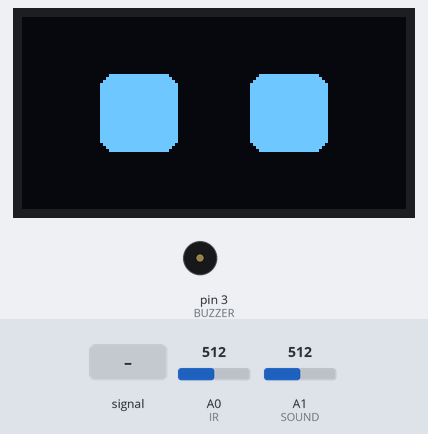
Recording of a sketch running on a simulated Arduino Uno, built with avr-gcc and run on an emulated ATmega328P. Shown: 128×64 one-colour display, buzzer (waves = sounding, pin HIGH). The inputs (shaded band) are chosen by the test bench; at power-on: A1 (SOUND) = 512, A0 (IR) = 512. Random numbers use the default seed unless the sketch sets one.

Above: at 1.2 s.
1.3 s: A1 (SOUND) fed a 200 Hz sine of ±460 counts around its level
At 1.7 s:
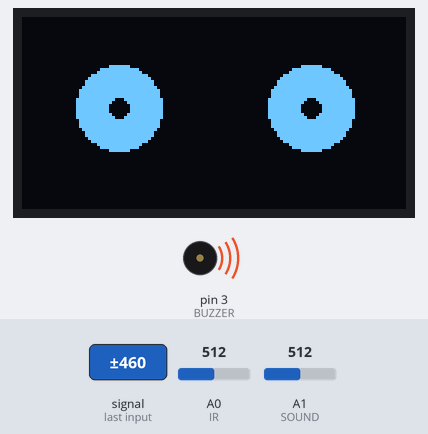
3.4 s: A1 (SOUND) set to 710
At 5.79 s:
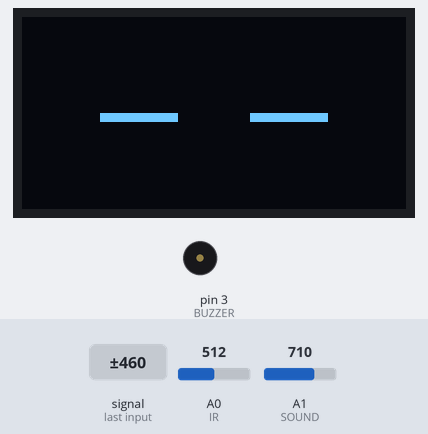
6.4 s: A0 (IR) set to 488
At 7.6 s:
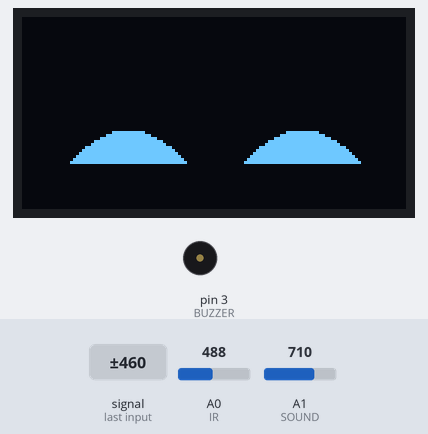
7.9 s: A1 (SOUND) fed a 2 Hz sine of ±306 counts around its level
At 9.17 s:
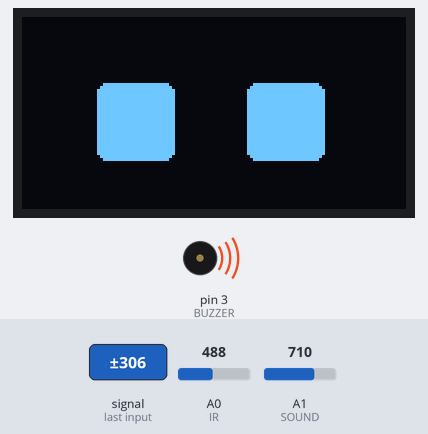
Timing chart, 0 to 11.2 s (numbered marks = the images above; inputs shaded):
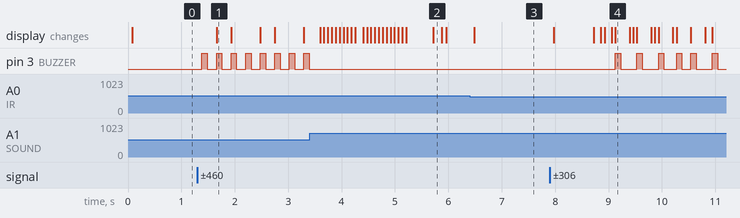

Measured:
- the behaviour switches between 500 and 499 on A0 (IR) (found by bisection; images 2 and 3)
- after the input at 1.3 s, pin 3 (BUZZER): alternates HIGH for 0.10 s and LOW for 0.17 s, starting after 0.08 s
- after the input at 6.4 s, the display: changes after 0.08 s (image 3)
- after the input at 7.9 s, pin 3 (BUZZER): LOW → HIGH after 1.2 s, → LOW 0.10 s later, → HIGH 0.30 s later, → LOW 0.10 s later, … (12 changes in this stretch); the display: first changes after 0.08 s (image 4 shows a later state)

The sketch:

blinky_main_code.ino
```cpp
#include <U8g2lib.h>
#include <Arduino.h>

U8G2_SSD1306_128X64_NONAME_F_HW_I2C u8g2(U8G2_R0);

#define IR A0
#define SOUND A1
#define BUZZER 3

#define SOUND_THRESHOLD 30
#define FEAR_THRESHOLD 700
#define SLEEP_TIMEOUT 15000
#define WAKE_COOLDOWN 3000
#define SHIVER_DURATION 1500
#define RECOVER_DURATION 500
#define MIN_RESPOND_DURATION 2000

unsigned long t_now, t_lastActive, t_stateStart, t_phaseStart;
bool isHappy, isSleeping, wakeCooldown, isFear, isShivering, isRecovering;
bool isSpeaking, isResponding;

unsigned long speakingStart, respondDuration, lastBeepTime, beepInterval;
unsigned long t_lastMove, t_blink, t_nextBlink;
int cx, cy, tx, ty;
bool blink;

void playBeepOnce() {
  digitalWrite(BUZZER, HIGH); delay(100);
  digitalWrite(BUZZER, LOW); delay(100);
}

int soundLevel() {
  int minV = 1023, maxV = 0;
  for (uint8_t i = 0; i < 20; i++) {
    int v = analogRead(SOUND);
    if (v < minV) minV = v;
    if (v > maxV) maxV = v;
    delay(1);
  }
  return maxV - minV;
}

void drawEyes(bool closed, int jx = 0, int jy = 0) {
  u8g2.clearBuffer();
  if (closed) {
    u8g2.drawBox(26, 32, 26, 3);
    u8g2.drawBox(76, 32, 26, 3);
  } else {
    int y = 19 + cy + jy;
    u8g2.drawRBox(26 + cx + jx, y, 26, 26, 5);
    u8g2.drawRBox(76 + cx + jx, y, 26, 26, 5);
  }
  u8g2.sendBuffer();
}

void drawHappy() {
  u8g2.clearBuffer();
  for (uint8_t i = 0; i <= 38; i++) {
    int y = 48 - sin(i * PI / 38.0) * 10;
    u8g2.drawLine(16 + i, y, 16 + i, 48);
    u8g2.drawLine(74 + i, y, 74 + i, 48);
  }
  u8g2.sendBuffer();
}

void drawSleep() {
  float offset = sin(millis() * 0.0015f) * 2;
  int y = 32 + offset;
  u8g2.clearBuffer();
  u8g2.drawLine(28, y, 56, y);
  u8g2.drawLine(72, y, 100, y);
  u8g2.setFont(u8g2_font_6x12_tr);
  u8g2.drawStr(5, 12, "Z");
  u8g2.drawStr(11, 8, "z");
  u8g2.sendBuffer();
}

void drawFear() {
  static float ratio = 1.0;
  static bool closing = true;
  static float offset = 0;
  if (millis() % 30 == 0) offset = random(-3, 4);
  if (closing) {
    ratio -= 0.04;
    if (ratio <= 0) {
      ratio = 0;
      closing = false;
      t_phaseStart = millis();
    }
  } else if (millis() - t_phaseStart > 4000) {
    ratio = 1.0;
    closing = true;
  }
  playBeepOnce();
  u8g2.clearBuffer();
  int y = 30 + offset;
  int r = max(1, (int)(15 * ratio));
  int p = max(1, (int)(4 * ratio));
  u8g2.drawDisc(32, y, r); u8g2.setDrawColor(0); u8g2.drawDisc(32, y, p);
  u8g2.setDrawColor(1);    u8g2.drawDisc(96, y, r); u8g2.setDrawColor(0); u8g2.drawDisc(96, y, p);
  u8g2.setDrawColor(1);    u8g2.sendBuffer();
}

void drawRespond() {
  float pulse = sin(millis() * 0.015f) * 2 + 5;
  u8g2.clearBuffer();
  u8g2.drawRBox(26 + cx, 20 + cy, 26, 26, pulse);
  u8g2.drawRBox(76 + cx, 20 + cy, 26, 26, pulse);
  u8g2.sendBuffer();
}

void setup() {
  u8g2.begin();
  pinMode(BUZZER, OUTPUT);
  randomSeed(analogRead(IR));
  t_lastActive = millis();
  t_nextBlink = random(3000, 6000);
}

void loop() {
  t_now = millis();
  int ir = analogRead(IR);
  int sound = soundLevel();

  if (sound > FEAR_THRESHOLD) {
    isFear = true; isShivering = isRecovering = false;
  } else if (isFear && sound < FEAR_THRESHOLD - 20) {
    isFear = false; isShivering = true; t_phaseStart = t_now;
  }

  if (isSleeping && (ir < 500 || sound > SOUND_THRESHOLD)) {
    isSleeping = false; wakeCooldown = true;
    t_stateStart = t_lastActive = t_now;
  }

  if (!isSleeping && t_now - t_lastActive > SLEEP_TIMEOUT) {
    isSleeping = true;
    isHappy = wakeCooldown = isSpeaking = isResponding = false;
  }

  if (isSleeping) {
    drawSleep(); delay(15); return;
  }

  if (wakeCooldown && t_now - t_stateStart < WAKE_COOLDOWN) {
    drawEyes(false); delay(30); return;
  } else wakeCooldown = false;

  if (ir < 500) {
    isHappy = true;
    t_stateStart = t_now;
  }

  if (ir < 500 || sound > SOUND_THRESHOLD || isHappy || isSpeaking || isResponding)
    t_lastActive = t_now;

  if (isFear) {
    drawFear(); delay(15); return;
  }

  if (isShivering) {
    drawEyes(false, random(-3, 4), random(-3, 4));
    if (t_now - t_phaseStart > SHIVER_DURATION) {
      isShivering = false; isRecovering = true; t_phaseStart = t_now;
    }
    delay(20); return;
  }

  if (isRecovering) {
    drawEyes(false);
    if (t_now - t_phaseStart > RECOVER_DURATION) isRecovering = false;
    delay(20); return;
  }

  if (sound > SOUND_THRESHOLD && !isSpeaking && !isResponding) {
    isSpeaking = true;
    speakingStart = t_now;
  }

  if (isSpeaking) {
    drawEyes(false);
    if (sound < SOUND_THRESHOLD && t_now - speakingStart > 500) {
      isSpeaking = false;
      isResponding = true;
      t_stateStart = t_now;
      respondDuration = max((t_now - speakingStart) / 2, (unsigned long)MIN_RESPOND_DURATION);
      beepInterval = random(250, 450);
      lastBeepTime = t_now;
    }
    delay(15); return;
  }

  if (isResponding) {
    drawRespond();
    if (t_now - lastBeepTime > beepInterval) {
      playBeepOnce();
      lastBeepTime = t_now;
      beepInterval = random(250, 450);
    }
    if (t_now - t_stateStart > respondDuration) isResponding = false;
    delay(15); return;
  }

  if (isHappy) {
    drawHappy();
    if (t_now - t_stateStart > 3000) isHappy = false;
    delay(15); return;
  }

  // Idle with blinking and movement
  if (!blink && t_now - t_blink > t_nextBlink) {
    blink = true;
    t_blink = t_now;
    t_nextBlink = random(3000, 6000);
  }

  if (blink && t_now - t_blink < 150) {
    drawEyes(true);
  } else {
    blink = false;
    if (t_now - t_lastMove > 2300) {
      tx = random(-7, 8); ty = random(-5, 6);
      t_lastMove = t_now;
    }
    cx += (tx - cx) / 2;
    cy += (ty - cy) / 2;
    drawEyes(false);
  }

  delay(30);
}
```
